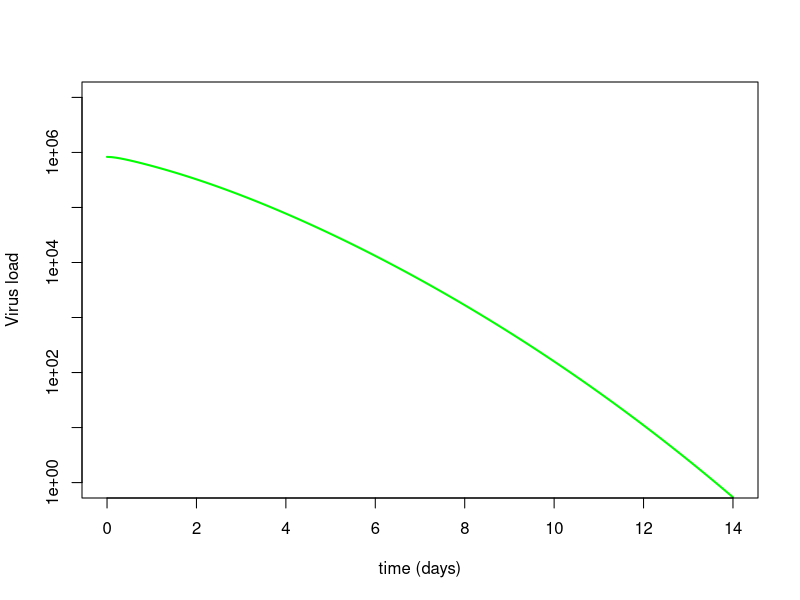

Here is the R script that generated this plot:
############################################################
##a model for HCV infection with interferon treatment
##written by Andreas Handel, ahandel@uga.edu, last change 5/23/10
############################################################
rm(list=ls()) #this clears the workspace to make sure no leftover variables are floating around. Not strictly needed
graphics.off(); #close all graphics windows
require(deSolve)  #loads ODE solver package

#functions come first, main program below

###################################################################
#function that specificies the ode model called by lsoda (the ode solver) 
###################################################################
odeequations=function(t,y,parms) 
{ 
  	Utc=y[1]; Itc=y[2]; Vir=y[3];  #uninfected cells, infected cells, virus
    lambda=parms[1]; d=parms[2]; b=parms[3]; delta=parms[4]; p=parms[5]; clear=parms[6]; f=parms[7]; e=parms[8]; #model parameters
	 
	  #these are the differential equations
		dUtcdt=lambda-d*Utc-(1-f)*b*Vir*Utc;
		dItcdt=(1-f)*b*Vir*Utc-delta*Itc;
		dVirdt=(1-e)*p*Itc-clear*Vir;
 
		return(list(c(dUtcdt,dItcdt,dVirdt))); 

} #end function specifying the ODEs

###################################################################
#main program
###################################################################
  tmax=14;              
  timevec=seq(0,tmax,0.1); #vector of times for which integration is evaluated 
	
  #values for model parameters, units are assumed to be 1/days
	lambda=1e4;
	d=0.001;
	b=3e-7;
  delta=0.2;
	p=1e2;
	clear=6;
	parms=c(lambda,d,b,delta,p,clear); #vector of parameters which is sent to the ODE function
	
	#set initial condition to steady state values 
	Utc0=clear*delta/(b*p); #initial number of uninfected cells at steady state 
	Vir0=p*lambda/(clear*delta)-d/b; #initial number for free virus V at steady state
  Itc0=lambda/delta-d*clear/(b*p); #initial number of infected cells at steady state
	Y0=c(Utc0, Itc0, Vir0);  #combine initial conditions into a vector 
				
	#call ode-solver lsoda to integrate ODEs 
  f=1.99; e=0; #change f and e from zero to some value between 0 and 1 to simulate different types and strengths of hypotehtical IFN action
  odeoutput1=lsoda(Y0,timevec,odeequations,c(parms,f,e));
  
  #plot results
  plot(odeoutput1[,1],odeoutput1[,4],type="l",xlab="time (days)",ylab="Virus load",col="green",lwd=2,log="y",xlim=c(0,tmax),ylim=c(1e0,1e7))
    
  
###################################################################
#end main program
###################################################################                       
